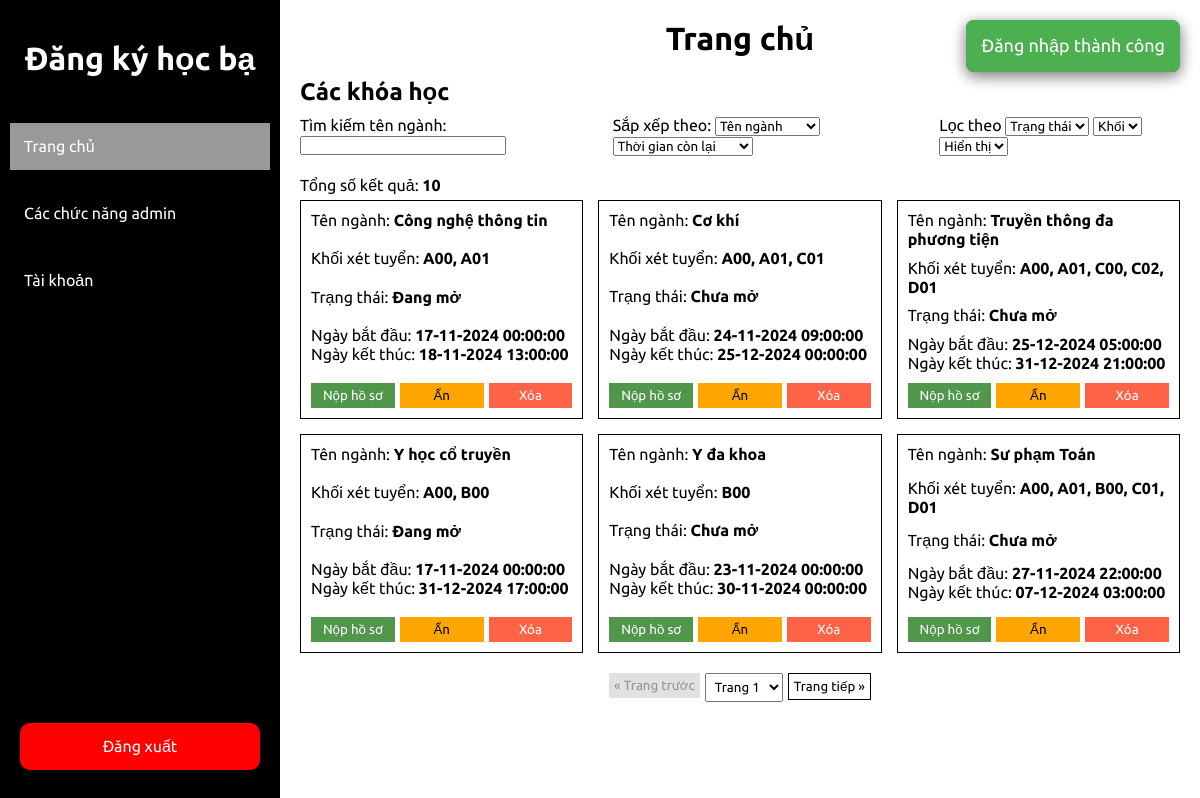
/index.php (signed in), run on the app's committed database.
### tables this page shows
CREATE TABLE `majors` (
  `major_id` int(11) NOT NULL,
  `name` varchar(255) NOT NULL,
  `is_shown` tinyint(1) NOT NULL DEFAULT 0,
  `start_date` datetime NOT NULL DEFAULT current_timestamp(),
  `end_date` datetime NOT NULL DEFAULT current_timestamp()
);

### pages/home.php (the view, shortened to what this page needs)
<link rel="stylesheet" href="assets/css/home.css">
<?php
    include_once("config/database.php");
    include_once("includes/pagination.php");
    function initializeQueryOptions(){
        return [
            'search_value' => $_GET['search_value'] ?? '',
            'sort_by_name' => $_GET['sort_by_name'] ?? '',
            'sort_by_time_left' => $_GET['sort_by_time_left'] ?? '',
            'filter_by_status' => $_GET['filter_by_status'] ?? '',
            'filter_by_blocks' => $_GET['filter_by_blocks'] ?? '',
            'filter_by_visibility' => $_GET['filter_by_visibility'] ?? '',
            'filter_by_applied' => $_GET['filter_by_applied'] ?? '',
        ];
    }
    function buildMajorQuery($search_value, $sort_by_name, $sort_by_time_left, $filter_by_status, $filter_by_blocks, $filter_by_visibility, $filter_by_applied){
        $majorQuery = " SELECT m.*, GROUP_CONCAT(DISTINCT b.code ORDER BY b.code ASC SEPARATOR ', ') AS block_names,
                        CASE
                            WHEN m.end_date < NOW() THEN 0
                            ELSE TIMESTAMPDIFF(SECOND, NOW(), m.end_date)
                        END AS time_left,
                        CASE
                            WHEN a.application_id IS NOT NULL THEN 1
                            ELSE 0
                        END AS has_application
                        FROM majors m
                        JOIN major_blocks mb ON m.major_id = mb.major_id
                        JOIN blocks b ON mb.block_id = b.block_id
                        LEFT JOIN applications a ON a.major_id = m.major_id AND a.student_id = {$_SESSION['user_id']}
                        LEFT JOIN major_teachers mt ON mt.major_id = m.major_id
                        WHERE 1=1";
        $majorQuery .= " GROUP BY m.major_id";
        return $majorQuery;
    }
    function fetchMajor($conn, $majorQuery, $itemPerPage, $offset){
        $majorQuery .= " LIMIT $itemPerPage OFFSET $offset";
        $majorResult = mysqli_query($conn, $majorQuery);
        return $majorResult;
    }
    function totalResult($conn, $query){
        $totalResult = mysqli_num_rows(mysqli_query($conn, $query));
        return $totalResult;
    }
    function renderMajorCard($rows) {
        $startDate = new DateTime($rows["start_date"]);
        $endDate = new DateTime($rows["end_date"]);
        $currentDate = new DateTime();
        echo '<div class="card">';
            echo '<div class="major-name">Tên ngành: <span class="info">' . $rows["name"] . '</span></div>';
            echo '<div class="major-blocks">Khối xét tuyển: <span class="info">' . $rows['block_names'] . '</span></div>';
            if ($currentDate < $startDate) {
                $currentState = "Chưa mở";
            } elseif ($currentDate >= $startDate && $currentDate <= $endDate) {
                $currentState = "Đang mở";
            } else {
                $currentState = "Đã quá hạn";
            }
            echo "<div class='major-status'>Trạng thái: <span class='info'>$currentState</span></div>";
            echo '<div class="major-dates">';
                echo '<div class="major-start-date">Ngày bắt đầu: <span class="info">' . $startDate->format("d-m-Y H:i:s") . '</span></div>';
                echo '<div class="major-end-date">Ngày kết thúc: <span class="info">' . $endDate->format("d-m-Y H:i:s") . '</span></div>';
            echo '</div>';
            echo '<div class="bottom-cards-container">';
                $submitProfileAbility = $_SESSION['role'] == 'student' && ($rows["has_application"] == 1 || $currentState != "Đang mở");
                $location = "index.php?page=submit_profile" . '&major_id=' . $rows["major_id"] . '&search_value=' . urlencode($rows["name"]);
                $submitButtonText = (($_SESSION['role'] == 'student' && $rows["has_application"] == 0) || $_SESSION['role'] != 'student') ? "Nộp hồ sơ" : "Đã nộp";
                $submitButtonClass = $submitProfileAbility ? "disabled-button" : "";
                echo "<button type='button'  class='bottom-card-button positive-button $submitButtonClass' onclick=\"window.location.href='$location'\" " . ($submitProfileAbility ? "disabled" : "") . ">$submitButtonText</button>";
                if ($_SESSION["role"] != "student") {
                    $majorVisibility = $rows["is_shown"] == 0 ? "Hiện" : "Ẩn";
                    $visibilityState = $rows["is_shown"] == 0 ? "is-show-true" : "is-show-false";
                    echo "<button class='bottom-card-button toggle-visibility-button $visibilityState' data-major-id='{$rows["major_id"]}'> $majorVisibility </button>";
                    if ($_SESSION["role"] == "admin"){
                        echo "<button class='bottom-card-button delete-bottom-card-button negative-button' data-major-id='{$rows["major_id"]}'>Xóa</button>";
                    }
                } elseif($rows["has_application"] == 1) {
                    echo "<button type='button' class='bottom-card-button neutral-button' onclick=\"window.location.href='$location'\">Xem hồ sơ</button>";
                }
            echo '</div>';
        echo '</div>';
    }
    if ($_SERVER["REQUEST_METHOD"] === "GET"){
        $queryOption = initializeQueryOptions();
        $search_value = $queryOption["search_value"];
        $sort_by_name = $queryOption["sort_by_name"];
        $sort_by_time_left = $queryOption["sort_by_time_left"];
        $filter_by_status = $queryOption["filter_by_status"];
        $filter_by_blocks = $queryOption["filter_by_blocks"];
        $filter_by_visibility = $queryOption["filter_by_visibility"];
        $filter_by_applied = $queryOption["filter_by_applied"];
    }
    $currentPage = isset($_GET['page_index']) && $_GET['page_index'] > 0 ? (int)$_GET['page_index'] : 1;;
    $itemPerPage = 6;
    $offset = ($currentPage - 1) * $itemPerPage;
    $majorQuery = buildMajorQuery($search_value, $sort_by_name, $sort_by_time_left, $filter_by_status, $filter_by_blocks, $filter_by_visibility, $filter_by_applied);
    $majorResult = fetchMajor($conn, $majorQuery, $itemPerPage, $offset);
    $totalResult = totalResult($conn, $majorQuery);
    $totalPages = ceil($totalResult / $itemPerPage);
?>
<main>
    <h1 class="page-title">Trang chủ</h1>
    <form method="GET" class="query-option-form" onchange="this.submit()">
        <h2 class="query-option-title">Các khóa học</h2>
        <div class="query-option-input">
            <div class="search-by">
                <label for="search_value">Tìm kiếm tên ngành: </label>
                <input type="text" name="search_value" value="<?php echo isset($_GET['search_value']) ? $_GET['search_value'] : ''; ?>">
            </div>
            <div class="filter-sort-option">
                <div class="sort-by">
                    <label for="">Sắp xếp theo: </label>
                    <select name="sort_by_name" id="sort-by-name" class="sort-by">
                        <option value="">Tên ngành</option>
                    </select>
                    <select name="sort_by_time_left" id="sort-by-time-left" class="sort-by">
                        <option value="">Thời gian còn lại</option>
                    </select>
                </div>
                <div class="filter-by">
                    <label for="filter_by">Lọc theo</label>
                    <select name="filter_by_status" id="filter-by-status" class="filter-by">
                        <option value="">Trạng thái</option>
                    </select>
                    <select name="filter_by_blocks" id="filter-by-blocks" class="filter-by">
                        <option value="">Khối</option>
                    </select>
                    <?php if ($_SESSION['role'] === 'admin'): ?>
                        <select name="filter_by_visibility" id="filter-by-visibility" class="filter-by">
                            <option value="">Hiển thị</option>
                        </select>
                    <?php endif; ?>
                </div>
            </div>
        </div>
    </form>
    <div class="content">
        <?php if($totalResult > 0): ?>
            <div class='total-result'>Tổng số kết quả: <span class='info'><?php echo $totalResult ?></span></div>
            <div class="cards-container">
                <?php
                    while ($rows = mysqli_fetch_assoc($majorResult)) {
                        renderMajorCard($rows);
                    }
                ?>
            </div>
            <div class='pagination'>
                <?php createPagination($currentPage, $totalPages) ?>
            </div>
        <?php else: ?>
            <h1 class='no-result'>Không tìm thấy kết quả nào</h1>
        <?php endif; ?>
    </div>
    <div class="notifications">
        <?php display_notifications(); ?>
    </div>
</main>

### index.php (shortened to what this page needs)
<?php
    include_once("includes/display_notifications.php");
    if(isset($_GET["page"])){
        $page = $_GET["page"];
    } else {
        $page = "home";
    }
    switch($page){
        case "home":
            $content = "pages/home.php";
            break;
    }
?>
<!DOCTYPE html>
<html lang="en">
<head>
    <link rel="stylesheet" href="assets/css/style.css">
    <link rel="stylesheet" href="assets/css/notification.css">
    <link rel="stylesheet" href="assets/css/navigation.css">
    <link rel="stylesheet" href="assets/css/pagination.css">
    <link href='https://unpkg.com/boxicons@2.1.4/css/boxicons.min.css' rel='stylesheet'>
</head>
<body>
    <div class="container">
        <?php
            include("includes/navigation.php");
            include($content);
        ?>
    </div>
    <div class="notifications">
    </div>
</body>
</html>

### includes/navigation.php (shortened to what this page needs)
<aside class="sidebar">
    <h1 class="logo">Đăng ký học bạ</h1>
    <nav class="navigation">
        <ul class="menu">
            <li class="menu-item <?php echo $page == "home" ? 'active' : '' ?>"><a class="nav-a" href="index.php?page=home">Trang chủ</a></li>
            <?php if (isset($_SESSION['role']) && $_SESSION['role'] === 'admin'): ?>
                <li class="menu-item">
                    <a class="nav-a" href="#">Các chức năng admin</a>
                </li>
            <?php endif; ?>
            <li class="menu-item <?php echo $page == "account_detail" ? 'active' : '' ?>"><a class="nav-a" href="index.php?page=account_detail">Tài khoản</a></li>
        </ul>
        <a href="auth/logout.php" class="nav-a logout-btn">Đăng xuất</a>
    </nav>
</aside>

### includes/pagination.php (shortened to what this page needs)
<?php
    function createPaginationButton($currentPage, $totalPages, $buttonType){
        echo "<form action='" . $_SERVER['PHP_SELF'] . "' method='get'>";
            if ($buttonType == "prev"){
                $pageValue = $currentPage - 1;
                $buttonCondition = $currentPage > 1;
                $buttonText = "&laquo; Trang trước";
            } elseif ($buttonType == "next"){
                $pageValue = $currentPage + 1;
                $buttonCondition = $currentPage < $totalPages;
                $buttonText = "Trang tiếp &raquo;";
            }
            if ($buttonType == "dropdown"){
                echo "<select class='pagination-select' onchange='this.form.submit()' name='page_index'>";
                    for ($i = 1; $i <= $totalPages; $i++) {
                        $selected = ($i == $currentPage) ? 'selected' : '';
                        echo "<option value='$i' $selected>Trang $i</option>";
                    }
                echo "</select>";
            } else {
                $buttonClass =  $buttonCondition ? "neutral-button" : "disabled-button";
                $buttonDisabled = !$buttonCondition ? "disabled" : "";
                $buttonTypeName = $buttonCondition ? "type='submit'" : "";
                echo "<button $buttonTypeName name='page_index' value='$pageValue' class='$buttonClass' $buttonDisabled>$buttonText</button>";
            }
        echo "</form>";
    }
    function createPagination($currentPage, $totalPages){
        createPaginationButton($currentPage, $totalPages, "prev");
        createPaginationButton($currentPage, $totalPages, "dropdown");
    }
?>

### includes/display_notifications.php (shortened to what this page needs)
<?php
    function display_notifications() {
        if (isset($_SESSION['notifications']) && count($_SESSION['notifications']) > 0) {
            $currentTime = time();
            foreach ($_SESSION['notifications'] as $key => $notification) {
                if ($currentTime < $notification['expireTime']) {
                    $message = htmlspecialchars($notification['message'], ENT_QUOTES, 'UTF-8');
                    $type = htmlspecialchars($notification['type'], ENT_QUOTES, 'UTF-8');
                    $timeout = intval($notification['timeout']);
                    echo "<div class='notification {$type}' data-timeout='{$timeout}'>
                            <span>{$message}</span>
                        </div>";
                } else {
                    unset($_SESSION['notifications'][$key]);
                }
            }
        }
    }
?>

### assets/css/style.css (style rules this page uses)
* { margin: 0; padding: 0; box-sizing: border-box; font-family: "Ubuntu", sans-serif; }
.container { display: flex; min-width: 100vw; min-height: 100vh; flex-grow: 1; }
main { flex-grow: 1; margin-left: 280px; padding: 20px; }
.page-title { text-align: center; }
.negative-button { border: none; color: white; background-color: tomato; }
.positive-button { border: none; color: white; background-color: #50974b; }
.neutral-button { border: 1px solid black; background-color: white; color: black; }
.disabled-button, .disabled-button:hover { border: none; background-color: #8080803c; color: #00000057; }
button { padding: 5px; }
.cards-container { display: grid; grid-template-columns: repeat(3, 1fr); grid-template-rows: repeat(2, 1fr); gap: 15px; }
.card { width: auto; height: auto; background-color: white; border: 1px solid black; display: flex; flex-direction: column; justify-content: space-between; gap: 10px; transition: transform 0.3s ease; padding: 10px; }
.bottom-cards-container { display: flex; justify-content: space-between; gap: 5px; }
.bottom-card-button { flex: 1; }
.info { font-weight: bold; }
.query-option-form { width: 100%; display: flex; flex-direction: column; gap: 10px; margin: 20px 0px; }
.query-option-input { display: flex; justify-content: space-between; }
.filter-sort-option { display: flex; justify-content: space-between; gap: 20px; }
.total-result { margin-bottom: 5px; }

### assets/css/notification.css (style rules this page uses)
.notifications { position: fixed; top: 20px; right: 20px; display: flex; flex-direction: column; z-index: 9999; }
.notification { display: none; padding: 15px; margin-bottom: 10px; border-radius: 5px; background-color: #444; color: white; font-size: 18px; opacity: 0; transition: opacity 0.5s ease-in-out, transform 0.5s ease-in-out; box-shadow: 0 4px 15px rgba(0, 0, 0, 0.3); border-radius: 8px; }
.notification.show { display: block; opacity: 1; transform: translateY(0); animation: fadeIn 1s ease-in-out; }
.notification.success { background-color: #4CAF50; }

### assets/css/navigation.css (style rules this page uses)
.sidebar { display: flex; flex-direction: column; background-color: black; height: 100vh; min-width: 280px; position: fixed; }
.logo { color: white; font-size: xx-large; margin: 40px 20px; text-align: center; }
.menu { display: flex; flex-direction: column; flex-grow: 1; gap: 10px }
.menu, .submenu { list-style: none; }
.menu-item { position: relative; padding: 5px 10px; }
.nav-a { display: block; padding: 14px; text-decoration: none; color: white; background-color: black; }
.nav-a:hover, .menu-item.active .nav-a { background-color: rgba(255, 255, 255, 0.6); }
.logout-btn { position: absolute; bottom: 30px; left: 20px; right: 20px; padding: 14px; text-align: center; background-color: red; color: white; border-radius: 10px; text-decoration: none; }

### assets/css/pagination.css (style rules this page uses)
.pagination { margin-top: 20px; display: flex; justify-content: center; gap: 5px; }
.pagination-select { padding: 5px; overflow-y: auto; }

### assets/css/home.css (style rules this page uses)
.toggle-visibility-button.is-show-false { border: none; background-color: #FFA500; color: black; }

### data on the page
majors: name "Công nghệ thông tin", block_names "A00, A01", currentState "Đang mở", start_date "17-11-2024 00:00:00", end_date "18-11-2024 13:00:00", is_shown "Ẩn"
majors: name "Cơ khí", block_names "A00, A01, C01", start_date "Chưa mở", start_date "24-11-2024 09:00:00", end_date "25-12-2024 00:00:00", is_shown "Ẩn"
majors: name "Truyền thông đa phương tiện", block_names "A00, A01, C00, C02, D01", start_date "Chưa mở", start_date "25-12-2024 05:00:00", end_date "31-12-2024 21:00:00", is_shown "Ẩn"
majors: name "Y học cổ truyền", block_names "A00, B00", currentState "Đang mở", start_date "17-11-2024 00:00:00", end_date "31-12-2024 17:00:00", is_shown "Ẩn"
majors: name "Y đa khoa", block_names "B00", start_date "Chưa mở", start_date "23-11-2024 00:00:00", end_date "30-11-2024 00:00:00", is_shown "Ẩn"
majors: name "Sư phạm Toán", block_names "A00, A01, B00, C01, D01", start_date "Chưa mở", start_date "27-11-2024 22:00:00", end_date "07-12-2024 03:00:00", is_shown "Ẩn"

### other printed values
$totalResult "10"
$buttonText "« Trang trước Trang tiếp »"
$message "Đăng nhập thành công"
